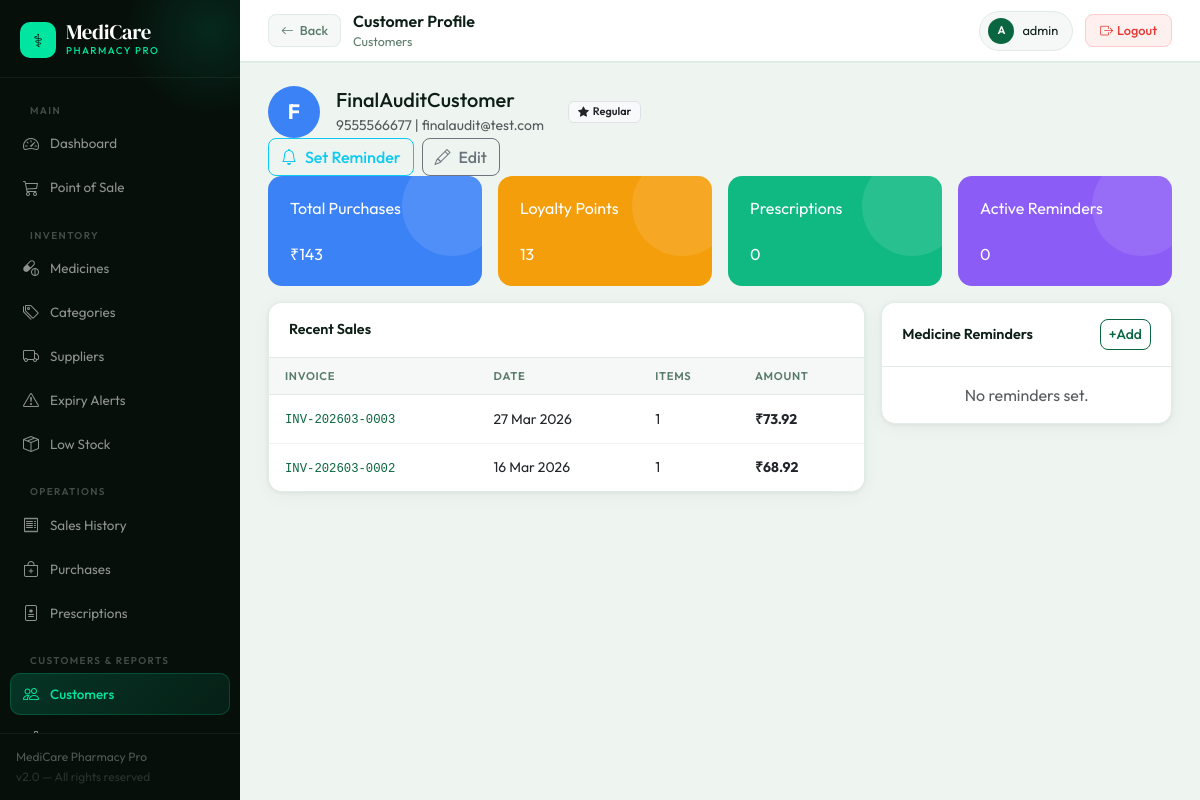
Screenshot of /customers/6/ (signed in) with the database file from the repository.
### customers/models.py (models this page shows, shortened)
class Customer(models.Model):
    GENDER_CHOICES = [('M','Male'),('F','Female'),('O','Other')]
    name = models.CharField(max_length=200)
    phone = models.CharField(max_length=20, unique=True)
    email = models.EmailField(blank=True)
    gender = models.CharField(max_length=1, choices=GENDER_CHOICES, blank=True)
    date_of_birth = models.DateField(null=True, blank=True)
    address = models.TextField(blank=True)
    loyalty_points = models.PositiveIntegerField(default=0)
    total_purchases = models.DecimalField(max_digits=12, decimal_places=2, default=0)
    is_active = models.BooleanField(default=True)
    created_at = models.DateTimeField(auto_now_add=True)
    class Meta:
        ordering = ['-created_at']
    @property
    def loyalty_tier(self):
        if self.total_purchases >= 10000: return 'Gold'
        elif self.total_purchases >= 5000: return 'Silver'
        return 'Regular'

### sales/models.py (models this page shows, shortened)
class Sale(models.Model):
    PAYMENT_CHOICES = [('cash','Cash'),('upi','UPI'),('card','Card'),('credit','Credit')]
    STATUS_CHOICES = [('draft','Draft'),('completed','Completed'),('cancelled','Cancelled'),('refunded','Refunded')]
    invoice_number = models.CharField(max_length=50, unique=True)
    customer = models.ForeignKey(Customer, on_delete=models.SET_NULL, null=True, blank=True, related_name='sales')
    prescription = models.ForeignKey(Prescription, on_delete=models.SET_NULL, null=True, blank=True)
    sale_date = models.DateTimeField(default=timezone.now)
    subtotal = models.DecimalField(max_digits=12, decimal_places=2, default=0)
    discount_amount = models.DecimalField(max_digits=10, decimal_places=2, default=0)
    cgst_amount = models.DecimalField(max_digits=10, decimal_places=2, default=0)
    sgst_amount = models.DecimalField(max_digits=10, decimal_places=2, default=0)
    igst_amount = models.DecimalField(max_digits=10, decimal_places=2, default=0)
    total_amount = models.DecimalField(max_digits=12, decimal_places=2, default=0)
    payment_method = models.CharField(max_length=20, choices=PAYMENT_CHOICES, default='cash')
    payment_status = models.CharField(max_length=20, default='paid')
    status = models.CharField(max_length=20, choices=STATUS_CHOICES, default='completed')
    notes = models.TextField(blank=True)
    created_by = models.ForeignKey('auth.User', on_delete=models.SET_NULL, null=True)
    created_at = models.DateTimeField(auto_now_add=True)
    loyalty_points_used = models.PositiveIntegerField(default=0)
    loyalty_points_earned = models.PositiveIntegerField(default=0)
    class Meta:
        ordering = ['-created_at']

### customers/views.py (the view)
# urls.py: path('<int:pk>/', views.customer_detail, name='customer_detail'),
@login_required
def customer_detail(request, pk):
    customer = get_object_or_404(Customer, pk=pk)
    sales = customer.sales.filter(status='completed').order_by('-created_at')[:10]
    prescriptions = customer.prescriptions.order_by('-created_at')[:5]
    reminders = customer.reminders.order_by('reminder_date')
    return render(request, 'customers/customer_detail.html', {
        'customer': customer, 'sales': sales, 'prescriptions': prescriptions, 'reminders': reminders
    })

### templates/customers/customer_detail.html (shortened to what this page needs)
{% extends 'base.html' %}
{% block breadcrumb %}Customers{% endblock %}
{% block back_button %}<a href="{% url 'customer_list' %}" class="back-btn"><i class="bi bi-arrow-left"></i> Back</a>{% endblock %}
{% block page_title %}Customer Profile{% endblock %}
{% block content %}
<div class="page-header">
  <div class="d-flex align-items-center gap-3">
    <div style="width:52px;height:52px;border-radius:50%;background:#3b82f6;display:flex;align-items:center;justify-content:center;color:#fff;font-size:1.3rem;font-weight:700">{{ customer.name|first }}</div>
    <div>
      <h5 class="mb-0">{{ customer.name }}</h5>
      <small class="text-muted">{{ customer.phone }}{% if customer.email %} | {{ customer.email }}{% endif %}</small>
    </div>
    <span class="badge {% if customer.loyalty_tier == 'Gold' %}bg-warning text-dark{% elif customer.loyalty_tier == 'Silver' %}bg-secondary{% else %}bg-light text-dark border{% endif %} ms-2"><i class="bi bi-star-fill me-1"></i>{{ customer.loyalty_tier }}</span>
  </div>
  <div class="d-flex gap-2">
    <a href="/customers/{{ customer.pk }}/reminder/" class="btn btn-outline-info"><i class="bi bi-bell me-2"></i>Set Reminder</a>
    <a href="/customers/{{ customer.pk }}/edit/" class="btn btn-outline-secondary"><i class="bi bi-pencil me-2"></i>Edit</a>
  </div>
</div>
<div class="row g-3 mb-3">
  <div class="col-md-3"><div class="stat-card" style="background:#3b82f6"><div class="stat-label">Total Purchases</div><div class="stat-value">₹{{ customer.total_purchases|floatformat:0 }}</div></div></div>
  <div class="col-md-3"><div class="stat-card" style="background:#f59e0b"><div class="stat-label">Loyalty Points</div><div class="stat-value">{{ customer.loyalty_points }}</div></div></div>
  <div class="col-md-3"><div class="stat-card" style="background:#10b981"><div class="stat-label">Prescriptions</div><div class="stat-value">{{ prescriptions.count }}</div></div></div>
  <div class="col-md-3"><div class="stat-card" style="background:#8b5cf6"><div class="stat-label">Active Reminders</div><div class="stat-value">{{ reminders.count }}</div></div></div>
</div>
<div class="row g-3">
  <div class="col-md-8">
    <div class="card"><div class="card-header">Recent Sales</div><div class="card-body p-0">
      <table class="table mb-0">
        <thead><tr><th>Invoice</th><th>Date</th><th>Items</th><th>Amount</th></tr></thead>
        <tbody>
          {% for s in sales %}
          <tr>
            <td><a href="/sales/{{ s.pk }}/"><code>{{ s.invoice_number }}</code></a></td>
            <td>{{ s.sale_date|date:"d M Y" }}</td>
            <td>{{ s.items.count }}</td>
            <td><strong>₹{{ s.total_amount|floatformat:2 }}</strong></td>
          </tr>
          {% empty %}<tr><td colspan="4" class="text-center text-muted py-3">No purchases yet.</td></tr>
          {% endfor %}
        </tbody>
      </table>
    </div></div>
  </div>
  <div class="col-md-4">
    <div class="card"><div class="card-header d-flex justify-content-between">Medicine Reminders <a href="/customers/{{ customer.pk }}/reminder/" class="btn btn-sm btn-outline-primary">+Add</a></div>
    <div class="card-body p-0">
      {% for r in reminders %}
      <div class="p-3 border-bottom d-flex justify-content-between align-items-start">
        <div>
          <strong>{{ r.medicine_name }}</strong><br>
          <small class="text-muted">Due: {{ r.reminder_date }}</small>
          {% if r.notes %}<br><small class="text-muted">{{ r.notes }}</small>{% endif %}
        </div>
        <div class="d-flex gap-1">
          {% if not r.is_sent and customer.email %}
          <a href="/customers/reminder/{{ r.pk }}/send/" class="btn btn-sm btn-outline-primary" title="Send Email"><i class="bi bi-envelope"></i></a>{% endif %}
          {% if r.is_sent %}<span class="badge bg-success">Sent</span>{% endif %}
        </div>
      </div>
      {% empty %}<div class="text-center text-muted py-3">No reminders set.</div>
      {% endfor %}
    </div></div>
  </div>
</div>
{% endblock %}

### templates/base.html (shortened to what this page needs)
<!DOCTYPE html>
<html lang="en">
<head>
<link href="https://cdn.jsdelivr.net/npm/bootstrap@5.3.0/dist/css/bootstrap.min.css" rel="stylesheet">
<link href="https://cdn.jsdelivr.net/npm/bootstrap-icons@1.11.0/font/bootstrap-icons.css" rel="stylesheet">
</head>
<body>
{% if user.is_authenticated %}
<aside class="sidebar">
  <div class="sb-brand">
    <div class="logo-wrap">
      <div class="logo-icon">⚕</div>
      <div>
        <div class="logo-text">MediCare</div>
        <div class="logo-sub">Pharmacy Pro</div>
      </div>
    </div>
  </div>
  <nav class="sb-nav">
    <div class="sb-section">Main</div>
    <a href="/" class="sb-link {% if request.path == '/' %}active{% endif %}">
      <i class="bi bi-speedometer2"></i> Dashboard
    </a>
    <a href="{% url 'pos' %}" class="sb-link {% if '/sales/pos' in request.path %}active{% endif %}">
      <i class="bi bi-cart3"></i> Point of Sale
    </a>
    <div class="sb-section">Inventory</div>
    <a href="{% url 'medicine_list' %}" class="sb-link ">
      <i class="bi bi-capsule-pill"></i> Medicines
    </a>
    <a href="{% url 'category_list' %}" class="sb-link {% if 'categor' in request.path %}active{% endif %}">
      <i class="bi bi-tags"></i> Categories
    </a>
    <a href="{% url 'supplier_list' %}" class="sb-link {% if 'supplier' in request.path %}active{% endif %}">
      <i class="bi bi-truck"></i> Suppliers
    </a>
    <a href="{% url 'expiry_alerts' %}" class="sb-link {% if 'expiry' in request.path %}active{% endif %}">
      <i class="bi bi-exclamation-triangle"></i> Expiry Alerts
    </a>
    <a href="{% url 'low_stock_list' %}" class="sb-link {% if 'low-stock' in request.path %}active{% endif %}">
      <i class="bi bi-box-seam"></i> Low Stock
    </a>
    <div class="sb-section">Operations</div>
    <a href="{% url 'sale_list' %}" class="sb-link {% if '/sales/' in request.path and 'pos' not in request.path %}active{% endif %}">
      <i class="bi bi-receipt"></i> Sales History
    </a>
    <a href="{% url 'po_list' %}" class="sb-link {% if '/purchase' in request.path %}active{% endif %}">
      <i class="bi bi-bag-plus"></i> Purchases
    </a>
    <a href="{% url 'prescription_list' %}" class="sb-link {% if '/prescriptions' in request.path %}active{% endif %}">
      <i class="bi bi-file-medical"></i> Prescriptions
    </a>
    <div class="sb-section">Customers & Reports</div>
    <a href="{% url 'customer_list' %}" class="sb-link {% if '/customers' in request.path %}active{% endif %}">
      <i class="bi bi-people"></i> Customers
    </a>
    <a href="{% url 'analytics_dashboard' %}" class="sb-link {% if '/analytics' in request.path and 'gst' not in request.path and 'profit' not in request.path %}active{% endif %}">
      <i class="bi bi-bar-chart-line"></i> Analytics
    </a>
  </nav>
  <div class="sb-footer">
    <div>MediCare Pharmacy Pro</div>
    <div style="color:rgba(255,255,255,.15);margin-top:2px;">v2.0 — All rights reserved</div>
  </div>
</aside>
<div class="main">
  <header class="topbar">
    <div class="topbar-left">
      {% block back_button %}{% endblock %}
      <div>
        <div class="topbar-title">{% block page_title %}Dashboard{% endblock %}</div>
        <div class="topbar-breadcrumb">{% block breadcrumb %}MediCare Pharmacy{% endblock %}</div>
      </div>
    </div>
    <div class="topbar-right">
      <div class="user-chip">
        <div class="user-avatar">{{ user.username|first|upper }}</div>
        <span>{{ user.get_full_name|default:user.username }}</span>
      </div>
      <a href="{% url 'logout' %}" class="logout-btn"><i class="bi bi-box-arrow-right me-1"></i>Logout</a>
    </div>
  </header>
  <div class="page-content">
    {% block content %}{% endblock %}
  </div>
</div>
{% else %}
{% block auth_content %}{% endblock %}
{% endif %}
</body>
</html>

### rows the page displays
Customer: name|first "F", name "FinalAuditCustomer", phone "9555566677", email "finalaudit@test.com", loyalty_tier "Regular", total_purchases "143", loyalty_points "13"
Sale: invoice_number "INV-202603-0003", sale_date "27 Mar 2026", items.count "1", total_amount "73.92"
Sale: invoice_number "INV-202603-0002", sale_date "16 Mar 2026", items.count "1", total_amount "68.92"

### other values shown
{{ user.username|first|upper }} "A"
{{ user.get_full_name|default:user.username }} "admin"
{{ prescriptions.count }} "0"
{{ reminders.count }} "0"
